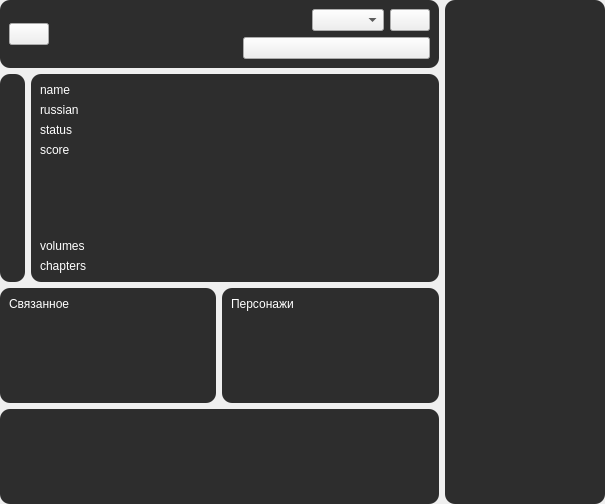
<?xml version="1.0" encoding="UTF-8"?>
<ui version="4.0">
 <class>Form</class>
 <widget class="QWidget" name="Form">
  <property name="geometry">
   <rect>
    <x>0</x>
    <y>0</y>
    <width>605</width>
    <height>504</height>
   </rect>
  </property>
  <property name="windowTitle">
   <string>Form</string>
  </property>
  <property name="styleSheet">
   <string notr="true">QFrame {
	border-radius: 10px;
	background-color: rgb(45, 45, 45);
	color: rgb(255, 255, 255);
}</string>
  </property>
  <layout class="QHBoxLayout" name="horizontalLayout_4">
   <property name="leftMargin">
    <number>0</number>
   </property>
   <property name="topMargin">
    <number>0</number>
   </property>
   <property name="rightMargin">
    <number>0</number>
   </property>
   <property name="bottomMargin">
    <number>0</number>
   </property>
   <item>
    <layout class="QVBoxLayout" name="verticalLayout_10">
     <item>
      <widget class="QFrame" name="header_frame">
       <property name="frameShape">
        <enum>QFrame::StyledPanel</enum>
       </property>
       <property name="frameShadow">
        <enum>QFrame::Raised</enum>
       </property>
       <layout class="QHBoxLayout" name="horizontalLayout_3">
        <property name="leftMargin">
         <number>9</number>
        </property>
        <property name="topMargin">
         <number>9</number>
        </property>
        <property name="rightMargin">
         <number>9</number>
        </property>
        <property name="bottomMargin">
         <number>9</number>
        </property>
        <item>
         <widget class="QPushButton" name="back_btn">
          <property name="text">
           <string/>
          </property>
          <property name="icon">
           <iconset resource="../desu_res.qrc">
            <normaloff>:/icons/images/back.png</normaloff>:/icons/images/back.png</iconset>
          </property>
         </widget>
        </item>
        <item>
         <spacer name="horizontalSpacer_2">
          <property name="orientation">
           <enum>Qt::Horizontal</enum>
          </property>
          <property name="sizeHint" stdset="0">
           <size>
            <width>107</width>
            <height>20</height>
           </size>
          </property>
         </spacer>
        </item>
        <item>
         <layout class="QVBoxLayout" name="verticalLayout_7">
          <item>
           <widget class="QFrame" name="lib_frame">
            <property name="frameShape">
             <enum>QFrame::StyledPanel</enum>
            </property>
            <property name="frameShadow">
             <enum>QFrame::Raised</enum>
            </property>
            <layout class="QHBoxLayout" name="horizontalLayout">
             <property name="leftMargin">
              <number>0</number>
             </property>
             <property name="topMargin">
              <number>0</number>
             </property>
             <property name="rightMargin">
              <number>0</number>
             </property>
             <property name="bottomMargin">
              <number>0</number>
             </property>
             <item>
              <spacer name="horizontalSpacer_3">
               <property name="orientation">
                <enum>Qt::Horizontal</enum>
               </property>
               <property name="sizeHint" stdset="0">
                <size>
                 <width>40</width>
                 <height>20</height>
                </size>
               </property>
              </spacer>
             </item>
             <item>
              <widget class="QComboBox" name="lib_list_box">
               <property name="sizePolicy">
                <sizepolicy hsizetype="Expanding" vsizetype="Fixed">
                 <horstretch>0</horstretch>
                 <verstretch>0</verstretch>
                </sizepolicy>
               </property>
              </widget>
             </item>
             <item>
              <widget class="QPushButton" name="add_btn">
               <property name="text">
                <string/>
               </property>
               <property name="icon">
                <iconset resource="../desu_res.qrc">
                 <normaloff>:/icons/images/star.png</normaloff>
                 <normalon>:/icons/images/star_filled.png</normalon>:/icons/images/star.png</iconset>
               </property>
               <property name="checkable">
                <bool>true</bool>
               </property>
              </widget>
             </item>
            </layout>
           </widget>
          </item>
          <item>
           <widget class="QFrame" name="shikimori_frame">
            <property name="frameShape">
             <enum>QFrame::StyledPanel</enum>
            </property>
            <property name="frameShadow">
             <enum>QFrame::Raised</enum>
            </property>
            <layout class="QHBoxLayout" name="horizontalLayout_2">
             <property name="leftMargin">
              <number>0</number>
             </property>
             <property name="topMargin">
              <number>0</number>
             </property>
             <property name="rightMargin">
              <number>0</number>
             </property>
             <property name="bottomMargin">
              <number>0</number>
             </property>
             <item>
              <widget class="QPushButton" name="shikimori_btn">
               <property name="text">
                <string/>
               </property>
               <property name="icon">
                <iconset resource="../desu_res.qrc">
                 <normaloff>:/icons/images/shikimori.png</normaloff>:/icons/images/shikimori.png</iconset>
               </property>
              </widget>
             </item>
            </layout>
           </widget>
          </item>
         </layout>
        </item>
       </layout>
      </widget>
     </item>
     <item>
      <layout class="QVBoxLayout" name="manga_layout">
       <item>
        <layout class="QHBoxLayout" name="info_layout">
         <item>
          <widget class="QFrame" name="image_frame">
           <property name="sizePolicy">
            <sizepolicy hsizetype="Preferred" vsizetype="Expanding">
             <horstretch>0</horstretch>
             <verstretch>0</verstretch>
            </sizepolicy>
           </property>
           <property name="frameShape">
            <enum>QFrame::StyledPanel</enum>
           </property>
           <property name="frameShadow">
            <enum>QFrame::Raised</enum>
           </property>
           <layout class="QVBoxLayout" name="verticalLayout_6">
            <item>
             <widget class="QLabel" name="image">
              <property name="sizePolicy">
               <sizepolicy hsizetype="Preferred" vsizetype="Preferred">
                <horstretch>0</horstretch>
                <verstretch>0</verstretch>
               </sizepolicy>
              </property>
              <property name="text">
               <string/>
              </property>
              <property name="scaledContents">
               <bool>true</bool>
              </property>
             </widget>
            </item>
           </layout>
          </widget>
         </item>
         <item>
          <widget class="QFrame" name="title_frame">
           <property name="sizePolicy">
            <sizepolicy hsizetype="Expanding" vsizetype="Preferred">
             <horstretch>0</horstretch>
             <verstretch>0</verstretch>
            </sizepolicy>
           </property>
           <property name="frameShape">
            <enum>QFrame::StyledPanel</enum>
           </property>
           <property name="frameShadow">
            <enum>QFrame::Raised</enum>
           </property>
           <layout class="QVBoxLayout" name="verticalLayout_5">
            <item>
             <widget class="QLabel" name="name_label">
              <property name="text">
               <string>name</string>
              </property>
              <property name="wordWrap">
               <bool>true</bool>
              </property>
             </widget>
            </item>
            <item>
             <widget class="QLabel" name="russian_label">
              <property name="text">
               <string>russian</string>
              </property>
              <property name="wordWrap">
               <bool>true</bool>
              </property>
             </widget>
            </item>
            <item>
             <widget class="QLabel" name="status_label">
              <property name="text">
               <string>status</string>
              </property>
             </widget>
            </item>
            <item>
             <widget class="QLabel" name="catalog_score_label">
              <property name="text">
               <string>score</string>
              </property>
             </widget>
            </item>
            <item>
             <spacer name="verticalSpacer">
              <property name="orientation">
               <enum>Qt::Vertical</enum>
              </property>
              <property name="sizeHint" stdset="0">
               <size>
                <width>20</width>
                <height>76</height>
               </size>
              </property>
             </spacer>
            </item>
            <item>
             <widget class="QLabel" name="volumes_label">
              <property name="text">
               <string>volumes</string>
              </property>
             </widget>
            </item>
            <item>
             <widget class="QLabel" name="chapters_label">
              <property name="text">
               <string>chapters</string>
              </property>
             </widget>
            </item>
           </layout>
          </widget>
         </item>
        </layout>
       </item>
       <item>
        <layout class="QHBoxLayout" name="related_layout">
         <item>
          <widget class="QFrame" name="related_frame">
           <property name="frameShape">
            <enum>QFrame::StyledPanel</enum>
           </property>
           <property name="frameShadow">
            <enum>QFrame::Raised</enum>
           </property>
           <layout class="QVBoxLayout" name="verticalLayout_2">
            <item>
             <widget class="QLabel" name="label">
              <property name="text">
               <string>Связанное</string>
              </property>
             </widget>
            </item>
            <item>
             <widget class="QListWidget" name="related_list">
              <property name="sizePolicy">
               <sizepolicy hsizetype="Expanding" vsizetype="Expanding">
                <horstretch>0</horstretch>
                <verstretch>0</verstretch>
               </sizepolicy>
              </property>
              <property name="wordWrap">
               <bool>true</bool>
              </property>
             </widget>
            </item>
           </layout>
          </widget>
         </item>
         <item>
          <widget class="QFrame" name="characters_frame">
           <property name="sizePolicy">
            <sizepolicy hsizetype="Preferred" vsizetype="Preferred">
             <horstretch>0</horstretch>
             <verstretch>0</verstretch>
            </sizepolicy>
           </property>
           <property name="minimumSize">
            <size>
             <width>0</width>
             <height>0</height>
            </size>
           </property>
           <property name="frameShape">
            <enum>QFrame::StyledPanel</enum>
           </property>
           <property name="frameShadow">
            <enum>QFrame::Raised</enum>
           </property>
           <layout class="QVBoxLayout" name="verticalLayout_11">
            <item>
             <widget class="QLabel" name="label_2">
              <property name="text">
               <string>Персонажи</string>
              </property>
             </widget>
            </item>
            <item>
             <widget class="QListWidget" name="characters_list"/>
            </item>
           </layout>
          </widget>
         </item>
        </layout>
       </item>
       <item>
        <widget class="QFrame" name="description_frame">
         <property name="frameShape">
          <enum>QFrame::StyledPanel</enum>
         </property>
         <property name="frameShadow">
          <enum>QFrame::Raised</enum>
         </property>
         <layout class="QVBoxLayout" name="verticalLayout_3">
          <item>
           <widget class="QTextEdit" name="description_text">
            <property name="readOnly">
             <bool>true</bool>
            </property>
           </widget>
          </item>
         </layout>
        </widget>
       </item>
      </layout>
     </item>
    </layout>
   </item>
   <item>
    <widget class="QFrame" name="items_frame">
     <property name="frameShape">
      <enum>QFrame::StyledPanel</enum>
     </property>
     <property name="frameShadow">
      <enum>QFrame::Raised</enum>
     </property>
     <layout class="QVBoxLayout" name="verticalLayout">
      <item>
       <widget class="QListWidget" name="items_list">
        <property name="wordWrap">
         <bool>true</bool>
        </property>
       </widget>
      </item>
     </layout>
    </widget>
   </item>
  </layout>
 </widget>
 <resources>
  <include location="../desu_res.qrc"/>
 </resources>
 <connections/>
</ui>
